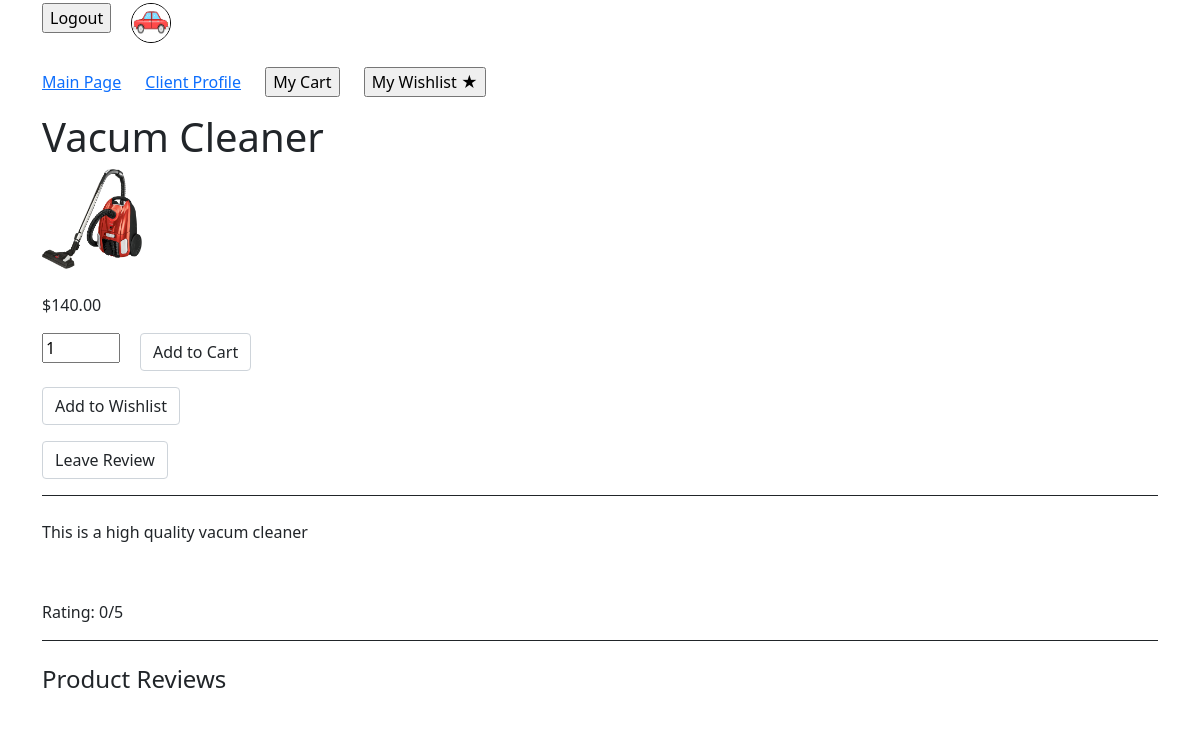
/Product/details/18 (signed in), run on an earlier commit of the app's database.
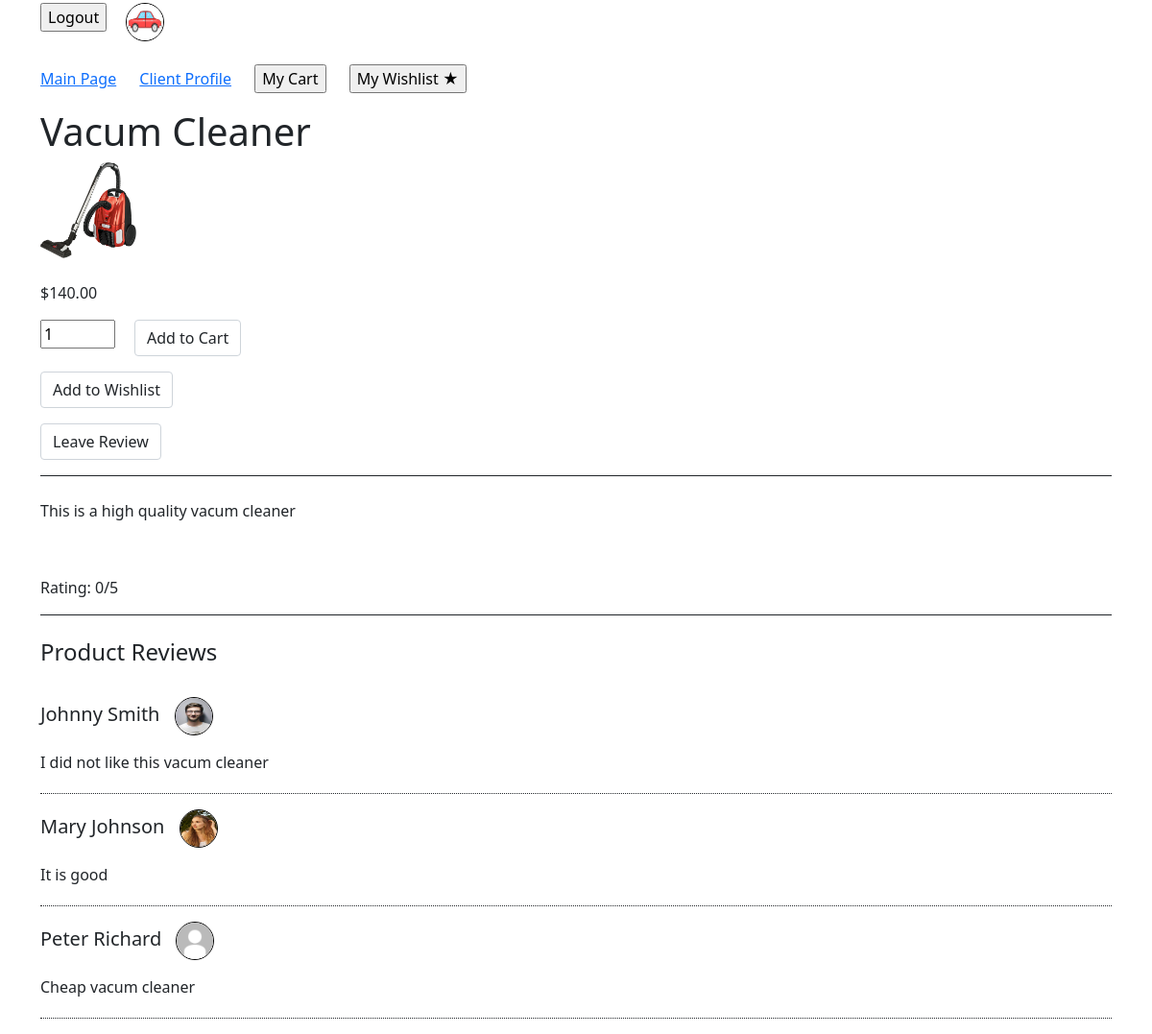
And on a later commit of the database.
### tables this page shows
CREATE TABLE `user` (
  `user_id` int(11) NOT NULL,
  `username` varchar(50) NOT NULL,
  `password_hash` varchar(100) NOT NULL,
  `first_name` varchar(50) NOT NULL,
  `last_name` varchar(50) NOT NULL,
  `role` varchar(10) NOT NULL
);

CREATE TABLE `client` (
  `client_id` int(11) NOT NULL,
  `payment_details` varchar(50) NOT NULL,
  `address` varchar(100) NOT NULL,
  `picture` varchar(50) NOT NULL DEFAULT 'default.jpg',
  `user_id` int(11) NOT NULL
);

CREATE TABLE `review` (
  `review_id` int(11) NOT NULL,
  `message` text NOT NULL,
  `product_id` int(11) NOT NULL,
  `client_id` int(11) NOT NULL
);

### app/core/App.php (called while the page is built, shortened)
<?php
	class App{
		private $method = 'index';
		public function __construct(){
			$url = self::parseUrl();
			if(isset($url[0])){
				unset($url[0]);
			}
			$this->controller = new $this->controller;
			if(isset($url[1])){
				if(method_exists($this->controller, $url[1])){
					$this->method = $url[1];
				}
				unset($url[1]);
			}
			$this->params = $url ? array_values($url) : [];
			call_user_func_array([$this->controller, $this->method], $this->params);
		}
		private static function parseUrl(){
			if(isset($_GET['url'])){
				return explode('/',
					filter_var(
						rtrim($_GET['url'], '/'),
						FILTER_SANITIZE_URL)
				);
			}
		}
	}

### index.php (called while the page is built, shortened)
<?php
	new \app\core\App();

### app/models/Product.php (called while the page is built, shortened)
<?php
class Product extends \app\core\Model{
	public function get($product_id){
		$SQL = 'SELECT * FROM product WHERE product_id = :product_id';
		$STMT = self::$_connection->prepare($SQL);
		$STMT->execute(['product_id'=>$product_id]);
		$STMT->setFetchMode(\PDO::FETCH_CLASS,"app\models\Product");
		return $STMT->fetch();
	}
}

### app/core/DBConnection.php (called while the page is built, shortened)
<?php
class DBConnection{
	static $connection = null;
	private function __construct(){
		if(self::$connection == null){
			$host = 'localhost';
			$DBname = 'project';
			$user = 'root';
			$password = '';
			self::$connection = new \PDO("mysql:host=$host;dbname=$DBname",$user, $password);
		}
	}
	public static function getInstance(){
		return self::$connection;
	}
}

### app/models/User.php (called while the page is built, shortened)
<?php
class User extends \app\core\Model{
	function getByUserId($user_id){
		$SQL = 'SELECT * FROM user WHERE user_id=:user_id';
		$STMT = self::$_connection->prepare($SQL);
		$STMT->execute(['user_id'=>$user_id]);
		$STMT->setFetchMode(\PDO::FETCH_CLASS,"app\models\User");
		return $STMT->fetch();
	}
}

### app/models/Client.php (called while the page is built, shortened)
<?php
class Client extends \app\core\Model{
	function getByClientId($client_id){
	$SQL = 'SELECT * FROM client WHERE client_id=:client_id';
	$STMT = self::$_connection->prepare($SQL);
	$STMT->execute(['client_id'=>$client_id]);
	$STMT->setFetchMode(\PDO::FETCH_CLASS,"app\models\Client");
	return $STMT->fetch();
	}
}

### app/models/Review.php (called while the page is built, shortened)
<?php
class Review extends \app\core\Model{
	public function getReviewsForProduct($product_id){
		$SQL = 'SELECT * FROM review WHERE product_id = :product_id';
		$STMT = self::$_connection->prepare($SQL);
		$STMT->execute(['product_id'=>$product_id]);
		$STMT->setFetchMode(\PDO::FETCH_CLASS,"app\models\Review");
		return $STMT->fetchAll();
	}
}

### app/views/Product/details.php (the view, shortened to what this page needs)
<html>
<head>
<link href="https://cdn.jsdelivr.net/npm/bootstrap@5.1.3/dist/css/bootstrap.min.css" rel="stylesheet">
</head>
<body>
	<div class='container' style='margin-top: 3px;'>
		<h1><?php echo $data['product']->name ?></h1>
		<img src='/pictures/<?= $data['product']->image ?>'height='100' width='100' /><br><br>
		<p><?php echo "$".$data['product']->price ?></p>
		<form action='' method='post'>
			<input style="float:left; margin-right:20px" type="number" name="quantity" value=1 min="1" max="5">
			<label><input style="float:right;" type="submit" name='action' value='Add to Cart' class='form-control'></label>
		</form>
		<form action="/Wishlist/addToWishlist/<?php echo $data['product']->product_id ?>"><label><input style="float:right;" type="submit" name='action' value='Add to Wishlist' class='form-control'></label></form>
		<form action="/Review/index/<?php echo $data['product']->product_id ?>"><label><input style="float:right;" type="submit" name='action' value='Leave Review' class='form-control'></label></form>
		<div style="border-top:1px solid";><br>
			<p><?php echo $data['product']->description?><p><br>
			<p><?php echo "Rating: ".$data['product']->rating . "/5"?><p>
		</div>
		<div style="border-top:1px solid;"><br>
			<h4>Product Reviews</h4><br>
			<?php
				if (isset($data['reviews'][0])){
					for ($i = 0; $i < count($data['reviews']); $i++){
						$review = $data['reviews'][$i];
						$client = $data['clientInfo'][$i];
						$user = $data['userInfo'][$i];
						echo "<p style='font-size: 20px'>$user->first_name $user->last_name <img src='/pictures/$client->picture' height='40' width='40' style='margin-left: 10px;border-radius: 50%; border-color: black; border-style: solid; border-width: thin;'/></p>
							<p style='border-bottom:1px dotted; padding-bottom:20px;'>$review->message</p>
							";
					}
				}
			?>
		</div>
	</div>
</body>
</html>

What changed in the data, as far as the page shows it:
added user: first_name "Johnny", last_name "Smith", client.picture (picture)
added review: message "I did not like this vacum cleaner"
added user: first_name "Mary", last_name "Johnson", client.picture (picture)
added review: message "It is good"
added user: first_name "Peter", last_name "Richard", client.picture (placeholder picture)
added review: message "Cheap vacum cleaner"
